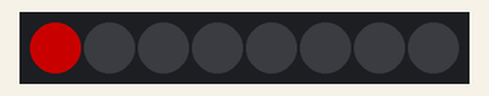
Recording of a sketch running on a simulated Arduino Uno, built with avr-gcc and run on an emulated ATmega328P. Shown: 8 RGB LEDs in strip order, left to right. Dim RGB values are drawn brighter than linear.

Above: at 0.1 s.
At 0.5 s:
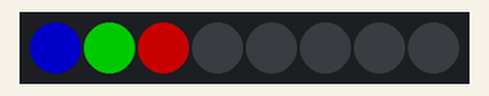
At 0.9 s:
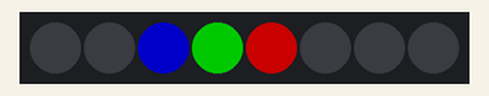
At 1.3 s:
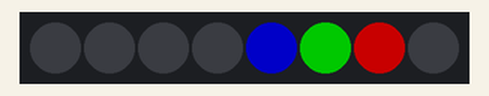
At 1.91 s:
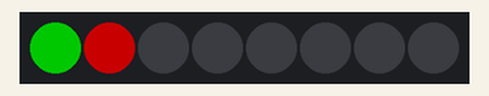
Timing chart, 0 to 40.0 s (numbered marks = the images above):
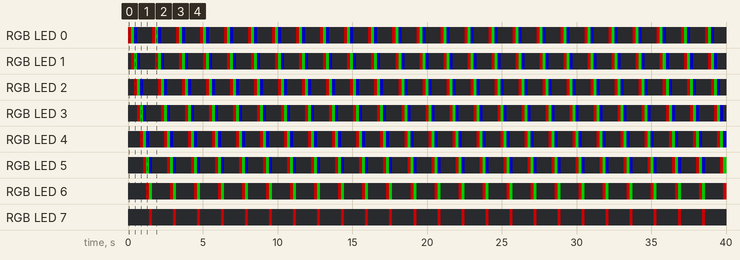

Measured:
- by itself, RGB LED 0–5: repeats every 1.6 s: RGB(0, 100, 0) 0.20 s, RGB(0, 0, 100) 0.20 s, off 1.0 s, RGB(100, 0, 0) 0.20 s
- by itself, RGB LED 6: repeats every 1.6 s: RGB(0, 100, 0) 0.20 s, off 1.2 s, RGB(100, 0, 0) 0.20 s
- by itself, RGB LED 7: alternates RGB(100, 0, 0) for 0.20 s and off for 1.4 s

The sketch:

Prueba_rele_y_neopixel.ino
```cpp
#include <Adafruit_NeoPixel.h>
#ifdef __AVR__
#include <avr/power.h>
#endif

#define PIN            6

#define NUMPIXELS      8

Adafruit_NeoPixel pixels = Adafruit_NeoPixel(NUMPIXELS, PIN, NEO_GRB + NEO_KHZ800);

int delayval = 500; // delay for half a second

void setup() {

#if defined (__AVR_ATtiny85__)
  if (F_CPU == 16000000) clock_prescale_set(clock_div_1);
#endif

  pixels.begin();
}

void loop() {

  for(int i=0;i<NUMPIXELS;i++){
    pixels.setPixelColor(i, pixels.Color(100,0,0));
    pixels.setPixelColor(i-1, pixels.Color(0,100,0));
    pixels.setPixelColor(i-2, pixels.Color(0,0,100));
    pixels.show();
    delay(200);
    pixels.setPixelColor(i-1, pixels.Color(0,0,0));
    pixels.setPixelColor(i-2, pixels.Color(0,0,0));
    pixels.setPixelColor(i, pixels.Color(0,0,0));
    pixels.show();

    if(i>=0 && i<4){
      digitalWrite(7,HIGH);
    }
    else{
      digitalWrite(7,LOW);
    }
   }
}
```
